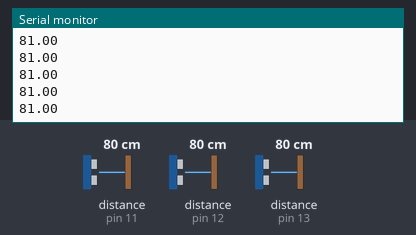
This sketch was run on a simulated Arduino Uno, built with avr-gcc and run on an emulated ATmega328P. Shown: the last lines printed to the serial monitor. Inputs (shaded band) come from the test bench; at power-on: distance to the obstacle (sensors on pin 11, pin 12, pin 13) 80 cm. The echo pulse lasts 58.3 µs per cm.

Above: at 1.2 s.
1.3 s: distance to the obstacle (sensor on pin 11) set to 2 cm
At 1.63 s:
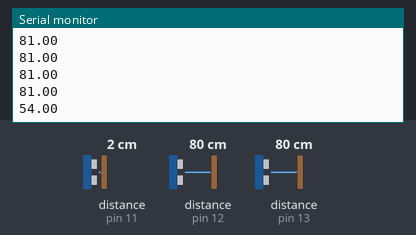
2.8 s: distance to the obstacle (sensor on pin 12) set to 2 cm
At 2.92 s:
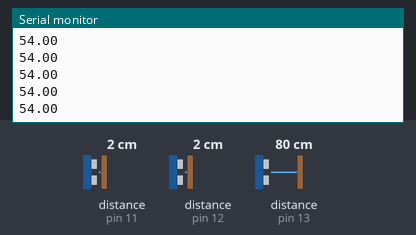
4.3 s: distance to the obstacle (sensor on pin 13) set to 2 cm
At 4.33 s:
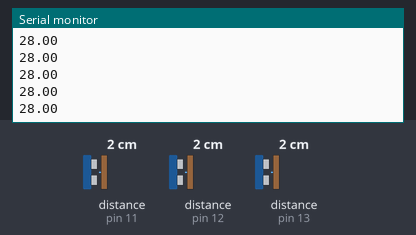
5.8 s: distance to the obstacle (sensor on pin 11) set to 9 cm
At 5.86 s:
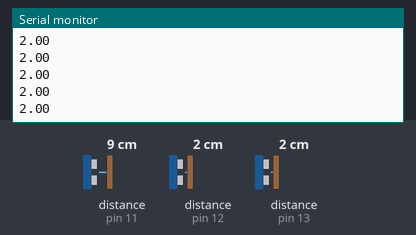
7.3 s: distance to the obstacle (sensor on pin 12) set to 4 cm
At 7.39 s:
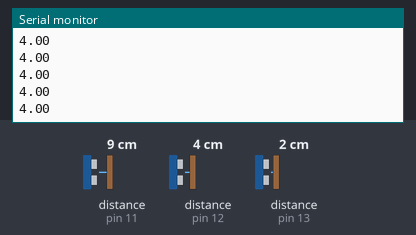
8.8 s: distance to the obstacle (sensor on pin 13) set to 9 cm
At 8.92 s:
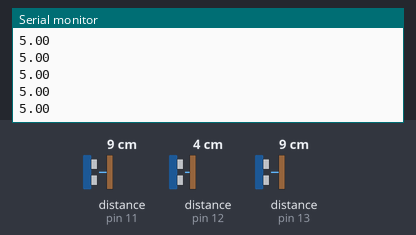
Timing chart, 0 to 11.3 s (numbered marks = the images above; inputs shaded):
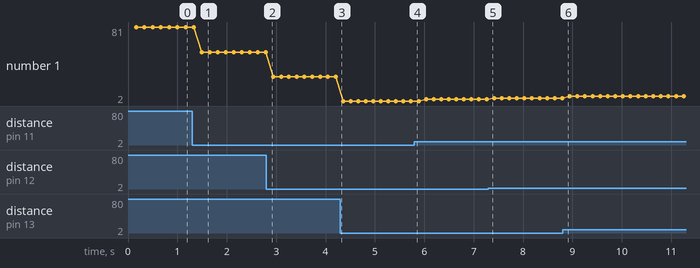

Measured:
- after the input at 1.3 s, the serial monitor: prints a new line after 0.19 s (image 1)
- plotted number 1: 81 → 54 after the input at 1.3 s, 54 → 28 after the input at 2.8 s, 28 → 2 after the input at 4.3 s, 2 → 4 after the input at 5.8 s, 4 → 5 after the input at 7.3 s

The sketch:

three_sonars.ino
```cpp
/*
  02/04/18
  Paddy
  Napier Robot SLAM
*/

#include <NewPing.h>

#define SONAR_NUM 3      // Number of sensors.
#define MAX_DISTANCE 200 // Maximum distance (in cm) to ping.
#define PIN_1 11 // trigger/echo pin for sonar 1
#define PIN_2 12 // trigger/echo pin for sonar 2
#define PIN_3 13 // trigger/echo pin for sonar 3

NewPing sonar[SONAR_NUM] = {   // Sensor object array.
  NewPing(PIN_1, PIN_1, MAX_DISTANCE), // Each sensor's trigger pin, echo pin, and max distance to ping.
  NewPing(PIN_2, PIN_2, MAX_DISTANCE),
  NewPing(PIN_3, PIN_3, MAX_DISTANCE)
};

void setup() {
  Serial.begin(9600);
}

void loop() {
  distance();
}

float distance() {
  int d = 0;
  float dist;
  for (uint8_t i = 0; i < SONAR_NUM; i++) { // Loop through each sensor
    delay(50); // Wait 50ms between pings (about 20 pings/sec)
    d = d + sonar[i].ping_cm(); // sum 3 distances
  }
  dist = d/SONAR_NUM; //Get mean of distances
  Serial.println(dist);
}
```
